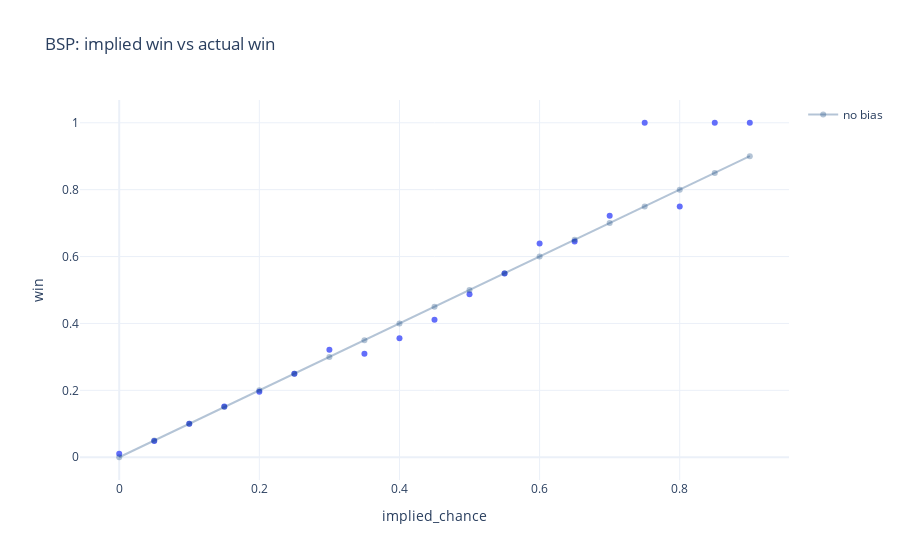

Notebook source saved alongside this figure:
### Code cell
# Implied chance vs Actual chance ++++++++++++++++++++++++++++++++++++++++

# BSP Only
# __________________

winRates = (
    accuracyFrame
    .query('type == "bsp"')
    .assign(implied_chance = lambda x: round(20 * (1 / x['odds']))/20)
    .groupby('implied_chance', as_index = False)
    .agg({'win': 'mean'})
)

fig = px.scatter(winRates, x = "implied_chance", y = "win", template = "plotly_white", title = "BSP: implied win vs actual win")
fig.add_trace(
    go.Scatter(
        x = winRates.implied_chance, y = winRates.implied_chance, name = 'no bias', line_color = 'rgba(8,61,119, 0.3)'
    )
)
fig.show()

### Figure 1 — Plotly figure (JSON) as saved in the notebook; plotly's stock layout.template omitted (floating-point values rounded to 4 significant figures)
{"data": [{"hovertemplate": "implied_chance=%{x}<br>win=%{y}<extra></extra>", "legendgroup": "", "marker": {"color": "#636efa", "symbol": "circle"}, "mode": "markers", "name": "", "orientation": "v", "showlegend": false, "type": "scatter", "x": [0, 0.05, 0.1, 0.15, 0.2, 0.25, 0.3, 0.35, 0.4, 0.45, 0.5, 0.55, 0.6, 0.65, 0.7, 0.75, 0.8, 0.85, 0.9], "xaxis": "x", "y": [0.01075, 0.04838, 0.1003, 0.152, 0.1955, 0.2493, 0.3213, 0.3093, 0.3556, 0.4108, 0.4875, 0.5495, 0.6389, 0.6452, 0.7222, 1, 0.75, 1, 1], "yaxis": "y"}, {"line": {"color": "rgba(8,61,119, 0.3)"}, "name": "no bias", "type": "scatter", "x": [0, 0.05, 0.1, 0.15, 0.2, 0.25, 0.3, 0.35, 0.4, 0.45, 0.5, 0.55, 0.6, 0.65, 0.7, 0.75, 0.8, 0.85, 0.9], "y": [0, 0.05, 0.1, 0.15, 0.2, 0.25, 0.3, 0.35, 0.4, 0.45, 0.5, 0.55, 0.6, 0.65, 0.7, 0.75, 0.8, 0.85, 0.9]}], "layout": {"legend": {"tracegroupgap": 0}, "title": {"text": "BSP: implied win vs actual win"}, "xaxis": {"anchor": "y", "domain": [0, 1], "title": {"text": "implied_chance"}}, "yaxis": {"anchor": "x", "domain": [0, 1], "title": {"text": "win"}}}}
